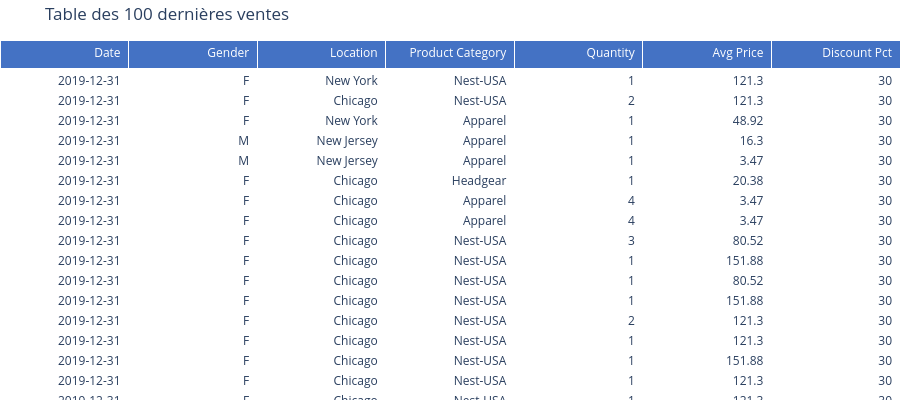

Source (notebook cell):
### Code cell
def plot_table(data):
    
    cols = ['Transaction_Date', 'Gender', 'Location', 'Product_Category', 'Quantity', 'Avg_Price', 'Discount_pct']
    
    df_100 = (
        data.sort_values('Transaction_Date', ascending=False)
        .head(100)[cols]
        .copy()
    )
    df_100['Transaction_Date'] = df_100['Transaction_Date'].dt.strftime('%Y-%m-%d')
    
    fig = go.Figure(data=[go.Table(
        header=dict(
            values=['Date', 'Gender', 'Location', 'Product Category', 'Quantity', 'Avg Price', 'Discount Pct'],
            fill_color='#4472C4',
            font=dict(color='white', size=12),
            align='right'
        ),
        cells=dict(
            values=[df_100[col] for col in cols],
            fill_color='white',
            align='right'
        )
    )])
    
    fig.update_layout(
        title='Table des 100 dernières ventes',
        height=400,
        margin=dict(l=0, r=0, t=40, b=0)
    )
    
    return fig

# Test
plot_table(df).show()

### Figure 1 — Plotly figure (JSON) as saved in the notebook; plotly's stock layout.template omitted (floating-point values rounded to 4 significant figures; data arrays with more than 128 entries replaced by an {"elided": "..."} marker saying what was removed)
{"data": [{"cells": {"align": "right", "fill": {"color": "white"}, "values": {"elided": "7x100 mixed values"}}, "header": {"align": "right", "fill": {"color": "#4472C4"}, "font": {"color": "white", "size": 12}, "values": ["Date", "Gender", "Location", "Product Category", "Quantity", "Avg Price", "Discount Pct"]}, "type": "table"}], "layout": {"height": 400, "margin": {"b": 0, "l": 0, "r": 0, "t": 40}, "title": {"text": "Table des 100 dernières ventes"}}}
